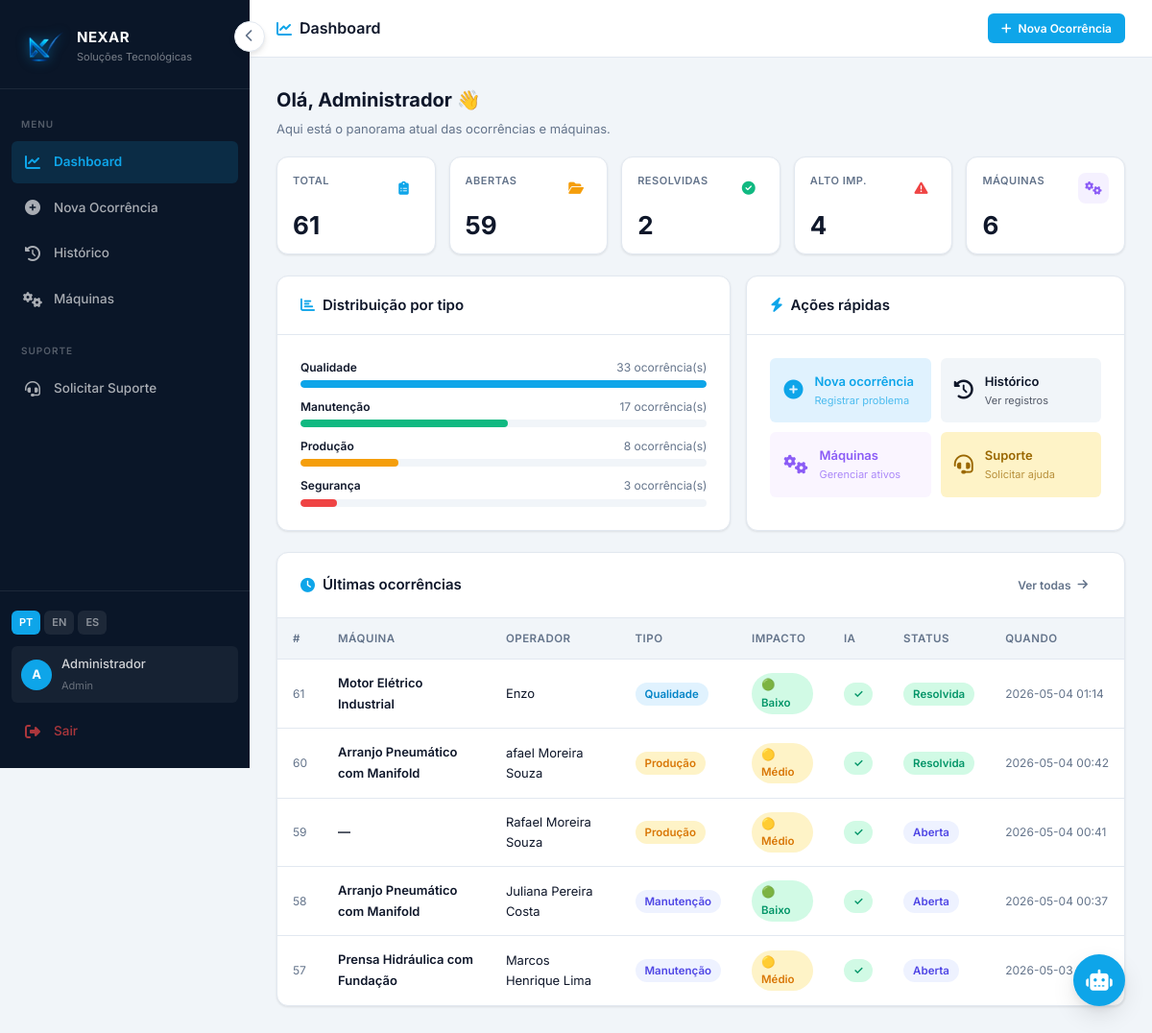
/dashboard (signed in), run on the app's committed database.
### tables this page shows
CREATE TABLE usuarios (
            id INTEGER PRIMARY KEY AUTOINCREMENT,
            nome TEXT NOT NULL,
            email TEXT UNIQUE NOT NULL,
            senha_hash TEXT NOT NULL,
            perfil TEXT DEFAULT 'operador',
            ativo INTEGER DEFAULT 1,
            criado_em DATETIME DEFAULT CURRENT_TIMESTAMP
        );

CREATE TABLE ocorrencias (
            id INTEGER PRIMARY KEY AUTOINCREMENT,
            data_ocorrencia TEXT,
            nome_operador TEXT,
            setor_area TEXT,
            descricao TEXT,
            tipo_ocorrencia TEXT,
            nivel_impacto TEXT,
            problema_recorrente TEXT,
            detalhamento_tecnico TEXT,
            resposta_ia TEXT,
            imagem_url TEXT,
            data_registro DATETIME DEFAULT CURRENT_TIMESTAMP
        , ia_status TEXT DEFAULT 'ok', status TEXT DEFAULT 'Aberta', diagrama_url TEXT, maquina_id INTEGER, anotacoes_ia TEXT, solucao_aplicada TEXT, componente_real TEXT, data_resolucao DATETIME, resolvido_por_id INTEGER);

CREATE TABLE maquinas (
            id INTEGER PRIMARY KEY AUTOINCREMENT,
            nome TEXT NOT NULL,
            modelo TEXT,
            fabricante TEXT,
            ano TEXT,
            setor TEXT,
            descricao TEXT,
            criado_em DATETIME DEFAULT CURRENT_TIMESTAMP
        );

### app.py (the view)
@app.route("/dashboard")
@login_required
def dashboard():
    conn = get_db()
    total       = conn.execute("SELECT COUNT(*) AS n FROM ocorrencias").fetchone()["n"]
    abertas     = conn.execute("SELECT COUNT(*) AS n FROM ocorrencias WHERE status = 'Aberta'").fetchone()["n"]
    resolvidas  = conn.execute("SELECT COUNT(*) AS n FROM ocorrencias WHERE status IN ('Resolvida','Fechada')").fetchone()["n"]
    alto_imp    = conn.execute("SELECT COUNT(*) AS n FROM ocorrencias WHERE nivel_impacto = 'Alto' AND status = 'Aberta'").fetchone()["n"]
    total_maq   = conn.execute("SELECT COUNT(*) AS n FROM maquinas").fetchone()["n"]
    por_tipo = conn.execute("""
        SELECT COALESCE(tipo_ocorrencia,'Outros') AS tipo, COUNT(*) AS n
        FROM ocorrencias GROUP BY tipo ORDER BY n DESC
    """).fetchall()
    ultimas = conn.execute("""
        SELECT o.id, o.nome_operador, o.tipo_ocorrencia, o.nivel_impacto,
               o.descricao, o.status, o.data_registro, o.ia_status,
               m.nome AS maquina_nome
        FROM ocorrencias o
        LEFT JOIN maquinas m ON o.maquina_id = m.id
        ORDER BY o.data_registro DESC LIMIT 5
    """).fetchall()
    conn.close()
    kpis = {
        "total": total, "abertas": abertas, "resolvidas": resolvidas,
        "alto_impacto": alto_imp, "maquinas": total_maq,
    }
    return render_template("telaInicial.html", kpis=kpis, por_tipo=por_tipo, ultimas=ultimas)

### app.py (called while the page is built)
def get_db():
    conn = sqlite3.connect("qrqc.db")
    conn.row_factory = sqlite3.Row
    return conn

@login_manager.user_loader
def load_user(user_id):
    conn = get_db()
    u = conn.execute("SELECT * FROM usuarios WHERE id = ?", (user_id,)).fetchone()
    conn.close()
    if u:
        return User(u["id"], u["nome"], u["email"], u["perfil"])
    return None

@app.context_processor
def inject_globals():
    lang = session.get("lang", "pt")
    return {"t": TRANSLATIONS.get(lang, TRANSLATIONS["pt"]), "lang": lang}

### templates/telaInicial.html (shortened to what this page needs)
{% extends 'menu.html' %}
{% block content %}
<div class="topbar">
  <div class="topbar-title">
    <i class="fas fa-chart-line"></i> Dashboard
  </div>
  <div class="topbar-actions">
    <a href="{{ url_for('CadastroOcorrencia') }}" class="btn btn-primary btn-sm">
      <i class="fas fa-plus"></i> {{ t.nova_ocorrencia }}
    </a>
  </div>
</div>
<div class="page-body">
  <div style="margin-bottom:18px;">
    <h2 style="font-size:20px; font-weight:700; color:var(--text); margin-bottom:4px;">
      Olá, {{ current_user.nome.split()[0] }} 👋
    </h2>
    <p style="color:var(--text-muted); font-size:13px;">
      Aqui está o panorama atual das ocorrências e máquinas.
    </p>
  </div>
  <div class="kpi-grid">
    {% set cards = [
      ('Total',      kpis.total,        'fa-clipboard-list', 'var(--primary)'),
      ('Abertas',    kpis.abertas,      'fa-folder-open',    'var(--warning)'),
      ('Resolvidas', kpis.resolvidas,   'fa-check-circle',   'var(--success)'),
      ('Alto Imp.',  kpis.alto_impacto, 'fa-exclamation-triangle','var(--danger)'),
      ('Máquinas',   kpis.maquinas,     'fa-cogs',           '#8B5CF6'),
    ] %}
    {% for label, valor, icon, cor in cards %}
    <div class="card" style="padding:16px;">
      <div style="display:flex; justify-content:space-between; align-items:flex-start; margin-bottom:10px;">
        <span style="font-size:11px; color:var(--text-muted); font-weight:600; text-transform:uppercase; letter-spacing:.5px;">{{ label }}</span>
        <div style="
          width:32px; height:32px; border-radius:8px;
          background:{{ cor }}15;
          display:flex; align-items:center; justify-content:center;
        ">
          <i class="fas {{ icon }}" style="color:{{ cor }}; font-size:14px;"></i>
        </div>
      </div>
      <div style="font-size:26px; font-weight:700; color:var(--text); line-height:1;">{{ valor }}</div>
    </div>
    {% endfor %}
  </div>
  <div class="dash-two-col">
    <div class="card">
      <div class="card-header">
        <span class="card-title"><i class="fas fa-chart-bar"></i> Distribuição por tipo</span>
      </div>
      <div class="card-body">
        {% if por_tipo %}
          {% set max_n = por_tipo[0].n if por_tipo[0].n > 0 else 1 %}
          <div style="display:flex; flex-direction:column; gap:10px;">
            {% for t_row in por_tipo %}
            {% set pct = (t_row.n * 100 // max_n) %}
            {% set cor = 'var(--primary)' if t_row.tipo == 'Qualidade'
                          else 'var(--danger)'  if t_row.tipo == 'Segurança'
                          else 'var(--warning)' if t_row.tipo == 'Produção'
                          else 'var(--success)' if t_row.tipo == 'Manutenção'
                          else 'var(--text-light)' %}
            <div>
              <div style="display:flex; justify-content:space-between; font-size:12px; margin-bottom:4px;">
                <span style="font-weight:600; color:var(--text);">{{ t_row.tipo }}</span>
                <span style="color:var(--text-muted);">{{ t_row.n }} ocorrência(s)</span>
              </div>
              <div style="height:8px; background:var(--bg-page); border-radius:4px; overflow:hidden;">
                <div style="height:100%; width:{{ pct }}%; background:{{ cor }}; border-radius:4px; transition:width .4s;"></div>
              </div>
            </div>
            {% endfor %}
          </div>
        {% else %}
          <div style="text-align:center; padding:32px 0; color:var(--text-muted);">
            <i class="fas fa-chart-bar" style="font-size:28px; opacity:.3; display:block; margin-bottom:8px;"></i>
            <p style="font-size:13px;">Nenhuma ocorrência registrada ainda.</p>
          </div>
        {% endif %}
      </div>
    </div>
    <div class="card">
      <div class="card-header">
        <span class="card-title"><i class="fas fa-bolt"></i> Ações rápidas</span>
      </div>
      <div class="card-body">
        <div class="grid-2" style="gap:10px;">
          <a href="{{ url_for('CadastroOcorrencia') }}" class="quick-action" style="background:var(--primary-light); color:var(--primary);">
            <i class="fas fa-plus-circle"></i>
            <div>
              <strong>Nova ocorrência</strong>
              <small>Registrar problema</small>
            </div>
          </a>
          <a href="{{ url_for('historico') }}" class="quick-action" style="background:#F1F5F9; color:var(--text);">
            <i class="fas fa-history"></i>
            <div>
              <strong>Histórico</strong>
              <small>Ver registros</small>
            </div>
          </a>
          <a href="{{ url_for('maquinas') }}" class="quick-action" style="background:#FAF5FF; color:#8B5CF6;">
            <i class="fas fa-cogs"></i>
            <div>
              <strong>Máquinas</strong>
              <small>Gerenciar ativos</small>
            </div>
          </a>
          <a href="{{ url_for('solicitacao') }}" class="quick-action" style="background:#FEF3C7; color:#9A6700;">
            <i class="fas fa-headset"></i>
            <div>
              <strong>Suporte</strong>
              <small>Solicitar ajuda</small>
            </div>
          </a>
        </div>
      </div>
    </div>
  </div>
  <div class="card">
    <div class="card-header">
      <span class="card-title"><i class="fas fa-clock"></i> Últimas ocorrências</span>
      <a href="{{ url_for('historico') }}" class="btn btn-ghost btn-sm">
        Ver todas <i class="fas fa-arrow-right"></i>
      </a>
    </div>
    <div class="card-body" style="padding:0;">
      {% if ultimas %}
      <div class="table-wrapper">
      <table class="table" style="margin:0;">
        <thead>
          <tr>
            <th>#</th>
            <th>Máquina</th>
            <th>Operador</th>
            <th>Tipo</th>
            <th>Impacto</th>
            <th>IA</th>
            <th>Status</th>
            <th>Quando</th>
          </tr>
        </thead>
        <tbody>
          {% for o in ultimas %}
          <tr>
            <td style="color:var(--text-muted); font-size:12px;">{{ o.id }}</td>
            <td><span style="font-weight:600; font-size:13px;">{{ o.maquina_nome or '—' }}</span></td>
            <td style="font-size:13px;">{{ o.nome_operador }}</td>
            <td>
              {% if o.tipo_ocorrencia == 'Qualidade' %}<span class="badge badge-primary">{{ o.tipo_ocorrencia }}</span>
              {% elif o.tipo_ocorrencia == 'Segurança' %}<span class="badge badge-danger">{{ o.tipo_ocorrencia }}</span>
              {% elif o.tipo_ocorrencia == 'Produção' %}<span class="badge badge-warning">{{ o.tipo_ocorrencia }}</span>
              {% else %}<span class="badge badge-info">{{ o.tipo_ocorrencia or '—' }}</span>{% endif %}
            </td>
            <td>
              {% if o.nivel_impacto == 'Alto' %}<span class="badge badge-danger">🔴 Alto</span>
              {% elif o.nivel_impacto == 'Médio' %}<span class="badge badge-warning">🟡 Médio</span>
              {% else %}<span class="badge badge-success">🟢 Baixo</span>{% endif %}
            </td>
            <td>
              {% if o.ia_status == 'ok' %}<span class="badge badge-success">✓</span>
              {% elif o.ia_status == 'fallback' %}<span class="badge badge-warning">offline</span>
              {% else %}<span class="badge badge-danger">erro</span>{% endif %}
            </td>
            <td>
              {% if o.status in ('Resolvida','Fechada') %}<span class="badge badge-success">{{ o.status }}</span>
              {% elif o.status == 'Em andamento' %}<span class="badge badge-warning">{{ o.status }}</span>
              {% else %}<span class="badge badge-info">{{ o.status or 'Aberta' }}</span>{% endif %}
            </td>
            <td style="font-size:12px; color:var(--text-muted); white-space:nowrap;">
              {{ o.data_registro[:16] if o.data_registro else '—' }}
            </td>
          </tr>
          {% endfor %}
        </tbody>
      </table>
      </div>
      {% endif %}
    </div>
  </div>
</div>
{% endblock %}

### templates/menu.html (shortened to what this page needs)
<!DOCTYPE html>
<html lang="{{ lang }}">
<head>
  <link rel="stylesheet" href="/static/css/design-system.css" />
  <link rel="stylesheet" href="https://cdnjs.cloudflare.com/ajax/libs/font-awesome/6.5.0/css/all.min.css" />
</head>
<body>
<div class="app-wrapper">
  <aside class="sidebar" id="sidebar">
    <div class="sidebar-logo">
      <img src="/static/assets/img/nexar_logo_clean.png" alt="Nexar" />
      <div class="sidebar-logo-text">
        <h4>NEXAR</h4>
        <p>Soluções Tecnológicas</p>
      </div>
    </div>
    <nav class="sidebar-nav">
      <span class="nav-label">Menu</span>
      <a href="{{ url_for('dashboard') }}"
         class="nav-item {% if request.endpoint == 'dashboard' %}active{% endif %}">
        <i class="fas fa-chart-line"></i>
        <span>Dashboard</span>
      </a>
      <a href="{{ url_for('CadastroOcorrencia') }}"
         class="nav-item {% if request.endpoint == 'CadastroOcorrencia' or request.endpoint == 'registrar_ocorrencia' %}active{% endif %}">
        <i class="fas fa-plus-circle"></i>
        <span>{{ t.nova_ocorrencia }}</span>
      </a>
      <a href="{{ url_for('historico') }}"
         class="nav-item {% if request.endpoint == 'historico' %}active{% endif %}">
        <i class="fas fa-history"></i>
        <span>{{ t.historico }}</span>
      </a>
      <a href="{{ url_for('maquinas') }}"
         class="nav-item {% if 'maquina' in request.endpoint %}active{% endif %}">
        <i class="fas fa-cogs"></i>
        <span>{{ t.maquinas }}</span>
      </a>
      <span class="nav-label" style="margin-top:8px">Suporte</span>
      <a href="{{ url_for('solicitacao') }}"
         class="nav-item {% if request.endpoint == 'solicitacao' %}active{% endif %}">
        <i class="fas fa-headset"></i>
        <span>{{ t.solicitar_suporte }}</span>
      </a>
    </nav>
    <div class="sidebar-footer">
      <div class="lang-selector">
        <a href="{{ url_for('set_lang', lang='pt') }}"
           class="lang-btn {% if lang == 'pt' %}active{% endif %}">PT</a>
        <a href="{{ url_for('set_lang', lang='en') }}"
           class="lang-btn {% if lang == 'en' %}active{% endif %}">EN</a>
        <a href="{{ url_for('set_lang', lang='es') }}"
           class="lang-btn {% if lang == 'es' %}active{% endif %}">ES</a>
      </div>
      <div class="user-chip">
        <div class="user-avatar">
          {{ current_user.nome[0].upper() if current_user.is_authenticated else 'U' }}
        </div>
        <div class="user-info-text">
          <p>{{ current_user.nome if current_user.is_authenticated else 'Usuário' }}</p>
          <span>{{ current_user.perfil.title() if current_user.is_authenticated else '' }}</span>
        </div>
      </div>
      <a href="{{ url_for('logout') }}" class="nav-item" style="color: rgba(239,68,68,.7);">
        <i class="fas fa-sign-out-alt"></i>
        <span>{{ t.sair }}</span>
      </a>
    </div>
  </aside>
  <button class="sidebar-toggle" id="sidebarToggle" onclick="toggleSidebar()">
    <i class="fas fa-chevron-left"></i>
  </button>
  <div class="main-content" id="mainContent">
    {% block content %}{% endblock %}
  </div>
</div>
<button class="chat-fab" id="chatFab" onclick="toggleChat()" title="{{ t.assistente }}">
  <i class="fas fa-robot"></i>
</button>
</body>
</html>

### templates/telaInicial.html (style rules this page uses)
.quick-action { display: flex; align-items: center; gap: 12px; padding: 14px; border-radius: var(--radius-sm); text-decoration: none; transition: var(--transition); }
.quick-action i { font-size: 20px; flex-shrink: 0; }
.quick-action strong { display:block; font-size: 13px; font-weight: 600; }
.quick-action small { display:block; font-size: 11px; opacity: .7; margin-top:1px; }

### data on the page
usuarios: nome "A", nome "Administrador", perfil "Admin"
ocorrencias: id "61", nome "Motor Elétrico Industrial", nome_operador "Enzo", tipo_ocorrencia "Qualidade", nivel_impacto "🟢 Baixo", status "Resolvida", data_registro "2026-05-04 01:14"
ocorrencias: id "60", nome "Arranjo Pneumático com Manifold", nome_operador "afael Moreira Souza", tipo_ocorrencia "Produção", nivel_impacto "🟡 Médio", status "Resolvida", data_registro "2026-05-04 00:42"
ocorrencias: id "59", maquina_nome "—", nome_operador "Rafael Moreira Souza", tipo_ocorrencia "Produção", nivel_impacto "🟡 Médio", status "Aberta", data_registro "2026-05-04 00:41"
ocorrencias: id "58", nome "Arranjo Pneumático com Manifold", nome_operador "Juliana Pereira Costa", tipo_ocorrencia "Manutenção", nivel_impacto "🟢 Baixo", status "Aberta", data_registro "2026-05-04 00:37"
ocorrencias: id "57", nome "Prensa Hidráulica com Fundação", nome_operador "Marcos Henrique Lima", tipo_ocorrencia "Manutenção", nivel_impacto "🟡 Médio", status "Aberta", data_registro "2026-05-03 17:57"

### other printed values
{{ t.nova_ocorrencia }} "Nova Ocorrência"
{{ t.historico }} "Histórico"
{{ t.maquinas }} "Máquinas"
{{ t.solicitar_suporte }} "Solicitar Suporte"
{{ t.sair }} "Sair"
{{ label }} "TOTAL" "ABERTAS" "RESOLVIDAS" "ALTO IMP." "MÁQUINAS"
{{ valor }} "61" "59" "2" "4" "6"
{{ t_row.tipo }} "Qualidade" "Manutenção" "Produção" "Segurança"
{{ t_row.n }} "33" "17" "8" "3"
